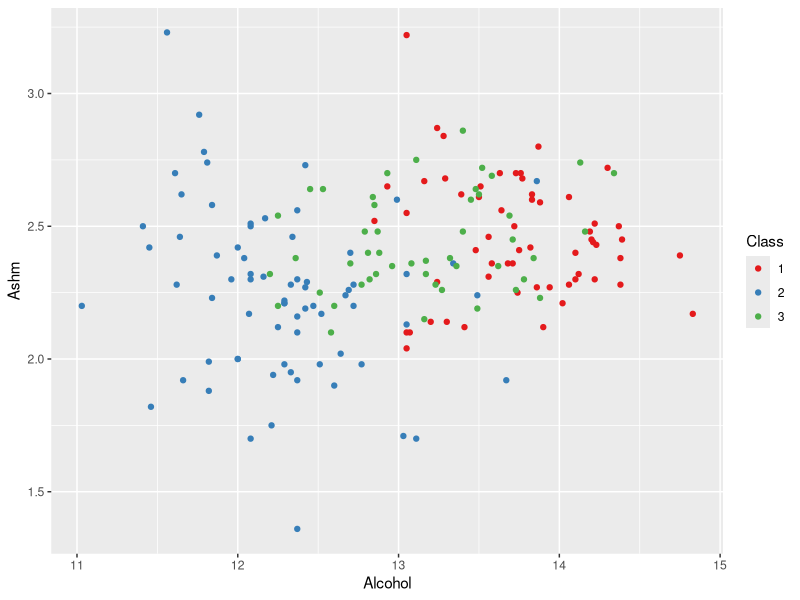
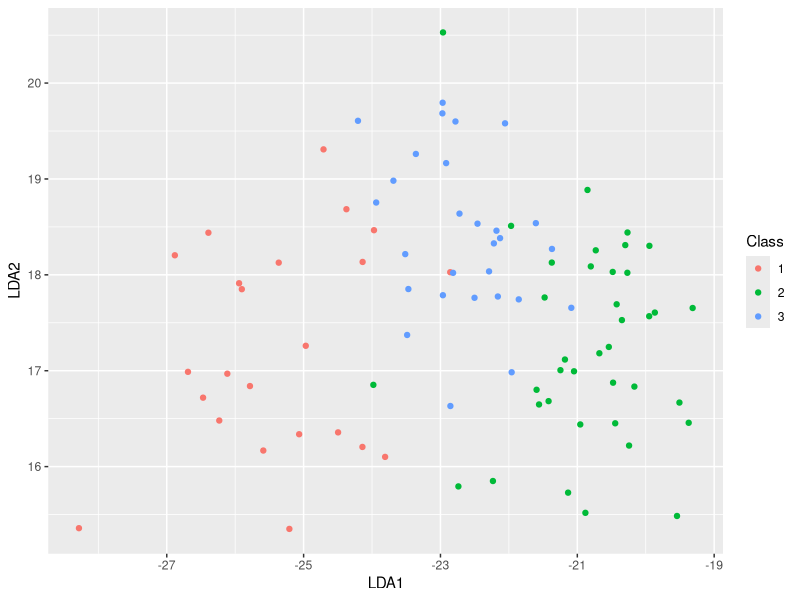
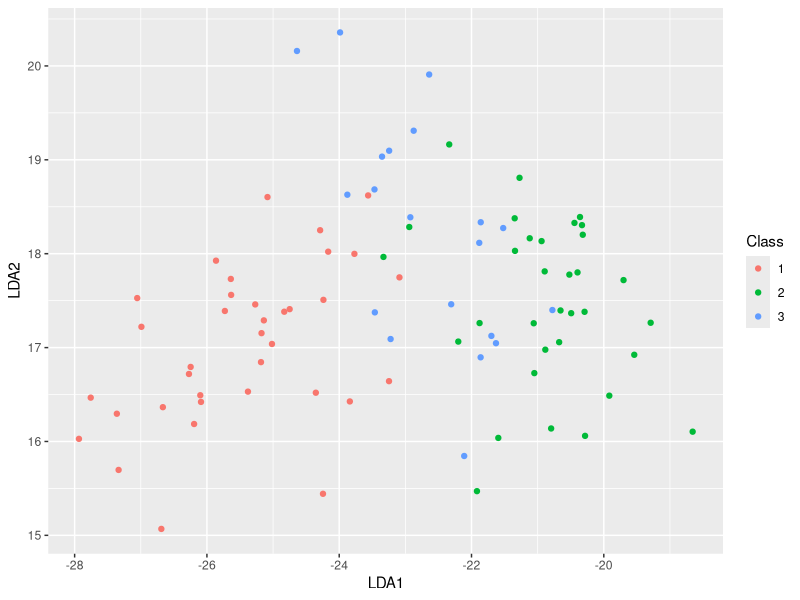

Generate these figures, in order, with R:
library(MASS)
library(ggplot2)
library(class)

##Wine classification.



wine.df <- read.csv("wine.csv")
with(wine.df,table(Class))
summary(wine.df)
wine.df <- within(wine.df,Class <- factor(Class))

ggplot(wine.df,aes(Alcohol,Ashm,color=Class))+
  geom_point()+
  scale_color_brewer(palette="Set1")


#######################################################
N <- nrow(wine.df)
N
train <- sample(1:N,N/2,rep=F)
train.df <- wine.df[train,]
test.df <- wine.df[-train,]

wine.lda <- lda(Class~Alcohol+Ashm+Proline,data=train.df)

train.pred <- predict(wine.lda,train.df)
preds <- train.pred$class
train.df <- within(train.df,Class.pred <- preds)
with(train.df,table(Class,Class.pred))

test.pred <- predict(wine.lda,data=test.df)
preds <- test.pred$class
test.df <- within(test.df,Class.pred <- preds)
with(test.df,table(Class,Class.pred))
print(predict)
#######################################################
projs <- wine.lda$scaling

vals <- as.matrix(train.df[,c("Alcohol","Ashm","Proline")]) %*%
  projs
train.df <- within(train.df,LDA1 <- vals[,1])
train.df <- within(train.df,LDA2 <- vals[,2])
ggplot(train.df,aes(LDA1,LDA2,color=Class))+geom_point()#+geom_density2d()
with(train.df,table(Class,Class.pred))


vals <- as.matrix(test.df[,c("Alcohol","Ashm","Proline")]) %*%
  projs
test.df <- within(test.df,LDA1 <- vals[,1])
test.df <- within(test.df,LDA2 <- vals[,2])
ggplot(test.df,aes(LDA1,LDA2,color=Class))+geom_point()#+geom_density2d()
with(test.df,table(Class,Class.pred))
